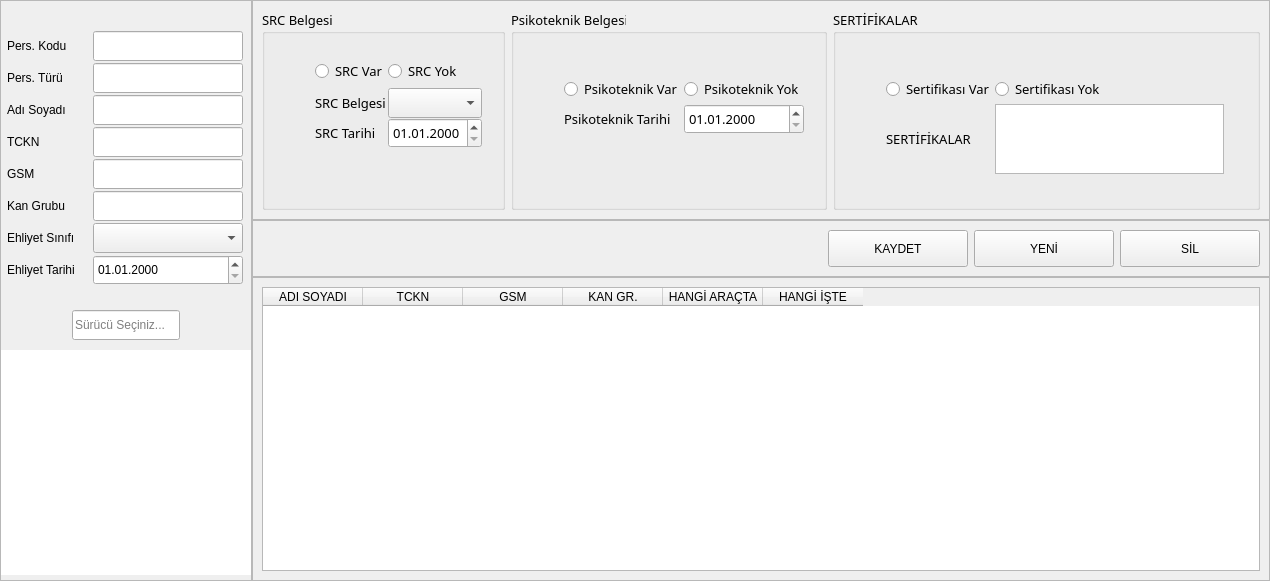
<?xml version="1.0" encoding="UTF-8"?>
<ui version="4.0">
 <class>main_form</class>
 <widget class="QWidget" name="main_form">
  <property name="geometry">
   <rect>
    <x>0</x>
    <y>0</y>
    <width>1270</width>
    <height>581</height>
   </rect>
  </property>
  <property name="windowTitle">
   <string>Form</string>
  </property>
  <layout class="QGridLayout" name="gridLayout_5">
   <property name="leftMargin">
    <number>0</number>
   </property>
   <property name="topMargin">
    <number>0</number>
   </property>
   <property name="rightMargin">
    <number>0</number>
   </property>
   <property name="bottomMargin">
    <number>0</number>
   </property>
   <property name="spacing">
    <number>0</number>
   </property>
   <item row="0" column="0" rowspan="3">
    <widget class="QFrame" name="top_frame">
     <property name="frameShape">
      <enum>QFrame::Shape::StyledPanel</enum>
     </property>
     <property name="frameShadow">
      <enum>QFrame::Shadow::Raised</enum>
     </property>
     <layout class="QGridLayout" name="gridLayout_7" columnstretch="0">
      <property name="leftMargin">
       <number>0</number>
      </property>
      <property name="topMargin">
       <number>30</number>
      </property>
      <property name="rightMargin">
       <number>0</number>
      </property>
      <property name="bottomMargin">
       <number>0</number>
      </property>
      <property name="spacing">
       <number>0</number>
      </property>
      <item row="0" column="0">
       <layout class="QFormLayout" name="formLayout"/>
      </item>
      <item row="1" column="0">
       <layout class="QGridLayout" name="gridLayout_6">
        <property name="verticalSpacing">
         <number>2</number>
        </property>
        <item row="7" column="1">
         <widget class="QDateEdit" name="date_ehliyet_tarihi">
          <property name="minimumSize">
           <size>
            <width>150</width>
            <height>30</height>
           </size>
          </property>
          <property name="maximumSize">
           <size>
            <width>150</width>
            <height>30</height>
           </size>
          </property>
          <property name="displayFormat">
           <string>dd.MM.yyyy</string>
          </property>
         </widget>
        </item>
        <item row="0" column="0">
         <widget class="QLabel" name="lbl_personel_kodu">
          <property name="minimumSize">
           <size>
            <width>80</width>
            <height>30</height>
           </size>
          </property>
          <property name="maximumSize">
           <size>
            <width>80</width>
            <height>30</height>
           </size>
          </property>
          <property name="text">
           <string>Pers. Kodu</string>
          </property>
         </widget>
        </item>
        <item row="6" column="0">
         <widget class="QLabel" name="label_4">
          <property name="minimumSize">
           <size>
            <width>80</width>
            <height>30</height>
           </size>
          </property>
          <property name="maximumSize">
           <size>
            <width>80</width>
            <height>30</height>
           </size>
          </property>
          <property name="text">
           <string>Ehliyet Sınıfı</string>
          </property>
         </widget>
        </item>
        <item row="3" column="0">
         <widget class="QLabel" name="label_6">
          <property name="minimumSize">
           <size>
            <width>80</width>
            <height>30</height>
           </size>
          </property>
          <property name="maximumSize">
           <size>
            <width>80</width>
            <height>30</height>
           </size>
          </property>
          <property name="text">
           <string>TCKN</string>
          </property>
         </widget>
        </item>
        <item row="5" column="0">
         <widget class="QLabel" name="label_9">
          <property name="minimumSize">
           <size>
            <width>80</width>
            <height>30</height>
           </size>
          </property>
          <property name="maximumSize">
           <size>
            <width>80</width>
            <height>30</height>
           </size>
          </property>
          <property name="text">
           <string>Kan Grubu</string>
          </property>
         </widget>
        </item>
        <item row="1" column="0">
         <widget class="QLabel" name="lbl_personel_turu">
          <property name="minimumSize">
           <size>
            <width>80</width>
            <height>30</height>
           </size>
          </property>
          <property name="maximumSize">
           <size>
            <width>80</width>
            <height>30</height>
           </size>
          </property>
          <property name="text">
           <string>Pers. Türü</string>
          </property>
         </widget>
        </item>
        <item row="5" column="1">
         <widget class="QLineEdit" name="txt_kan_grubu">
          <property name="sizePolicy">
           <sizepolicy hsizetype="Fixed" vsizetype="Fixed">
            <horstretch>0</horstretch>
            <verstretch>0</verstretch>
           </sizepolicy>
          </property>
          <property name="minimumSize">
           <size>
            <width>150</width>
            <height>30</height>
           </size>
          </property>
          <property name="maximumSize">
           <size>
            <width>150</width>
            <height>30</height>
           </size>
          </property>
          <property name="focusPolicy">
           <enum>Qt::FocusPolicy::NoFocus</enum>
          </property>
         </widget>
        </item>
        <item row="4" column="0">
         <widget class="QLabel" name="label_7">
          <property name="minimumSize">
           <size>
            <width>80</width>
            <height>30</height>
           </size>
          </property>
          <property name="maximumSize">
           <size>
            <width>80</width>
            <height>30</height>
           </size>
          </property>
          <property name="text">
           <string>GSM</string>
          </property>
         </widget>
        </item>
        <item row="4" column="1">
         <widget class="QLineEdit" name="txt_gsm">
          <property name="sizePolicy">
           <sizepolicy hsizetype="Fixed" vsizetype="Fixed">
            <horstretch>0</horstretch>
            <verstretch>0</verstretch>
           </sizepolicy>
          </property>
          <property name="minimumSize">
           <size>
            <width>150</width>
            <height>30</height>
           </size>
          </property>
          <property name="maximumSize">
           <size>
            <width>150</width>
            <height>30</height>
           </size>
          </property>
          <property name="focusPolicy">
           <enum>Qt::FocusPolicy::NoFocus</enum>
          </property>
         </widget>
        </item>
        <item row="2" column="1">
         <widget class="QLineEdit" name="txt_ad_soyad">
          <property name="sizePolicy">
           <sizepolicy hsizetype="Fixed" vsizetype="Fixed">
            <horstretch>0</horstretch>
            <verstretch>0</verstretch>
           </sizepolicy>
          </property>
          <property name="minimumSize">
           <size>
            <width>150</width>
            <height>30</height>
           </size>
          </property>
          <property name="maximumSize">
           <size>
            <width>150</width>
            <height>30</height>
           </size>
          </property>
          <property name="focusPolicy">
           <enum>Qt::FocusPolicy::NoFocus</enum>
          </property>
         </widget>
        </item>
        <item row="7" column="0">
         <widget class="QLabel" name="label_5">
          <property name="minimumSize">
           <size>
            <width>80</width>
            <height>30</height>
           </size>
          </property>
          <property name="maximumSize">
           <size>
            <width>80</width>
            <height>30</height>
           </size>
          </property>
          <property name="text">
           <string>Ehliyet Tarihi</string>
          </property>
         </widget>
        </item>
        <item row="6" column="1">
         <widget class="QComboBox" name="cmb_ehliyet_sinifi">
          <property name="sizePolicy">
           <sizepolicy hsizetype="Fixed" vsizetype="Fixed">
            <horstretch>0</horstretch>
            <verstretch>0</verstretch>
           </sizepolicy>
          </property>
          <property name="minimumSize">
           <size>
            <width>150</width>
            <height>30</height>
           </size>
          </property>
          <property name="maximumSize">
           <size>
            <width>150</width>
            <height>30</height>
           </size>
          </property>
         </widget>
        </item>
        <item row="2" column="0">
         <widget class="QLabel" name="label_3">
          <property name="minimumSize">
           <size>
            <width>80</width>
            <height>30</height>
           </size>
          </property>
          <property name="maximumSize">
           <size>
            <width>80</width>
            <height>30</height>
           </size>
          </property>
          <property name="text">
           <string>Adı Soyadı</string>
          </property>
         </widget>
        </item>
        <item row="0" column="1">
         <widget class="QLineEdit" name="txt_personel_kodu">
          <property name="sizePolicy">
           <sizepolicy hsizetype="Fixed" vsizetype="Fixed">
            <horstretch>0</horstretch>
            <verstretch>0</verstretch>
           </sizepolicy>
          </property>
          <property name="minimumSize">
           <size>
            <width>150</width>
            <height>30</height>
           </size>
          </property>
          <property name="maximumSize">
           <size>
            <width>150</width>
            <height>30</height>
           </size>
          </property>
          <property name="focusPolicy">
           <enum>Qt::FocusPolicy::NoFocus</enum>
          </property>
         </widget>
        </item>
        <item row="1" column="1">
         <widget class="QLineEdit" name="txt_personel_turu">
          <property name="sizePolicy">
           <sizepolicy hsizetype="Fixed" vsizetype="Fixed">
            <horstretch>0</horstretch>
            <verstretch>0</verstretch>
           </sizepolicy>
          </property>
          <property name="minimumSize">
           <size>
            <width>150</width>
            <height>30</height>
           </size>
          </property>
          <property name="maximumSize">
           <size>
            <width>150</width>
            <height>30</height>
           </size>
          </property>
          <property name="focusPolicy">
           <enum>Qt::FocusPolicy::NoFocus</enum>
          </property>
         </widget>
        </item>
        <item row="3" column="1">
         <widget class="QLineEdit" name="txt_tckn">
          <property name="sizePolicy">
           <sizepolicy hsizetype="Fixed" vsizetype="Fixed">
            <horstretch>0</horstretch>
            <verstretch>0</verstretch>
           </sizepolicy>
          </property>
          <property name="minimumSize">
           <size>
            <width>150</width>
            <height>30</height>
           </size>
          </property>
          <property name="maximumSize">
           <size>
            <width>150</width>
            <height>30</height>
           </size>
          </property>
          <property name="focusPolicy">
           <enum>Qt::FocusPolicy::NoFocus</enum>
          </property>
         </widget>
        </item>
        <item row="8" column="0">
         <spacer name="verticalSpacer_4">
          <property name="orientation">
           <enum>Qt::Orientation::Vertical</enum>
          </property>
          <property name="sizeType">
           <enum>QSizePolicy::Policy::Fixed</enum>
          </property>
          <property name="sizeHint" stdset="0">
           <size>
            <width>20</width>
            <height>20</height>
           </size>
          </property>
         </spacer>
        </item>
       </layout>
      </item>
      <item row="2" column="0">
       <layout class="QVBoxLayout" name="verticalLayout">
        <property name="spacing">
         <number>0</number>
        </property>
        <property name="topMargin">
         <number>5</number>
        </property>
        <property name="bottomMargin">
         <number>5</number>
        </property>
        <item alignment="Qt::AlignmentFlag::AlignHCenter">
         <widget class="QLineEdit" name="txt_ara">
          <property name="sizePolicy">
           <sizepolicy hsizetype="Preferred" vsizetype="Preferred">
            <horstretch>0</horstretch>
            <verstretch>0</verstretch>
           </sizepolicy>
          </property>
          <property name="minimumSize">
           <size>
            <width>0</width>
            <height>30</height>
           </size>
          </property>
          <property name="maximumSize">
           <size>
            <width>140</width>
            <height>30</height>
           </size>
          </property>
          <property name="placeholderText">
           <string>Sürücü Seçiniz...</string>
          </property>
         </widget>
        </item>
        <item>
         <spacer name="verticalSpacer_5">
          <property name="orientation">
           <enum>Qt::Orientation::Vertical</enum>
          </property>
          <property name="sizeType">
           <enum>QSizePolicy::Policy::Fixed</enum>
          </property>
          <property name="sizeHint" stdset="0">
           <size>
            <width>20</width>
            <height>10</height>
           </size>
          </property>
         </spacer>
        </item>
        <item>
         <widget class="QListWidget" name="list_suruculer">
          <property name="minimumSize">
           <size>
            <width>250</width>
            <height>0</height>
           </size>
          </property>
          <property name="maximumSize">
           <size>
            <width>280</width>
            <height>16777215</height>
           </size>
          </property>
          <property name="focusPolicy">
           <enum>Qt::FocusPolicy::NoFocus</enum>
          </property>
          <property name="frameShape">
           <enum>QFrame::Shape::NoFrame</enum>
          </property>
          <property name="frameShadow">
           <enum>QFrame::Shadow::Raised</enum>
          </property>
          <property name="viewMode">
           <enum>QListView::ViewMode::ListMode</enum>
          </property>
         </widget>
        </item>
       </layout>
      </item>
     </layout>
    </widget>
   </item>
   <item row="2" column="1">
    <widget class="QFrame" name="bottom_frame">
     <property name="frameShape">
      <enum>QFrame::Shape::StyledPanel</enum>
     </property>
     <property name="frameShadow">
      <enum>QFrame::Shadow::Raised</enum>
     </property>
     <layout class="QGridLayout" name="gridLayout_4">
      <item row="0" column="0">
       <widget class="QTableWidget" name="tableWidget">
        <property name="focusPolicy">
         <enum>Qt::FocusPolicy::NoFocus</enum>
        </property>
        <property name="frameShadow">
         <enum>QFrame::Shadow::Raised</enum>
        </property>
        <column>
         <property name="text">
          <string>ADI SOYADI</string>
         </property>
        </column>
        <column>
         <property name="text">
          <string>TCKN</string>
         </property>
        </column>
        <column>
         <property name="text">
          <string>GSM</string>
         </property>
        </column>
        <column>
         <property name="text">
          <string>KAN GR.</string>
         </property>
        </column>
        <column>
         <property name="text">
          <string>HANGİ ARAÇTA</string>
         </property>
        </column>
        <column>
         <property name="text">
          <string>HANGİ İŞTE</string>
         </property>
        </column>
       </widget>
      </item>
     </layout>
    </widget>
   </item>
   <item row="0" column="1" alignment="Qt::AlignmentFlag::AlignTop">
    <widget class="QFrame" name="middle_n_frame">
     <property name="frameShape">
      <enum>QFrame::Shape::StyledPanel</enum>
     </property>
     <property name="frameShadow">
      <enum>QFrame::Shadow::Raised</enum>
     </property>
     <layout class="QHBoxLayout" name="horizontalLayout">
      <item>
       <widget class="QGroupBox" name="grp_src">
        <property name="minimumSize">
         <size>
          <width>0</width>
          <height>200</height>
         </size>
        </property>
        <property name="maximumSize">
         <size>
          <width>16777215</width>
          <height>200</height>
         </size>
        </property>
        <property name="font">
         <font>
          <family>Century Gothic</family>
          <pointsize>10</pointsize>
          <bold>false</bold>
         </font>
        </property>
        <property name="title">
         <string>SRC Belgesi</string>
        </property>
        <layout class="QGridLayout" name="gridLayout" rowstretch="34,0,0,0" rowminimumheight="34,0,0,0">
         <property name="leftMargin">
          <number>50</number>
         </property>
         <property name="topMargin">
          <number>20</number>
         </property>
         <property name="rightMargin">
          <number>20</number>
         </property>
         <property name="bottomMargin">
          <number>20</number>
         </property>
         <property name="spacing">
          <number>0</number>
         </property>
         <item row="1" column="1">
          <widget class="QComboBox" name="cmb_src">
           <property name="minimumSize">
            <size>
             <width>0</width>
             <height>30</height>
            </size>
           </property>
           <property name="maximumSize">
            <size>
             <width>16777215</width>
             <height>30</height>
            </size>
           </property>
           <property name="focusPolicy">
            <enum>Qt::FocusPolicy::NoFocus</enum>
           </property>
          </widget>
         </item>
         <item row="2" column="0">
          <widget class="QLabel" name="lbl_src_tarihi">
           <property name="minimumSize">
            <size>
             <width>0</width>
             <height>30</height>
            </size>
           </property>
           <property name="maximumSize">
            <size>
             <width>16777215</width>
             <height>30</height>
            </size>
           </property>
           <property name="text">
            <string>SRC Tarihi</string>
           </property>
          </widget>
         </item>
         <item row="1" column="2">
          <spacer name="horizontalSpacer_2">
           <property name="orientation">
            <enum>Qt::Orientation::Horizontal</enum>
           </property>
           <property name="sizeHint" stdset="0">
            <size>
             <width>40</width>
             <height>20</height>
            </size>
           </property>
          </spacer>
         </item>
         <item row="0" column="0">
          <widget class="QRadioButton" name="radio_src_var">
           <property name="minimumSize">
            <size>
             <width>0</width>
             <height>30</height>
            </size>
           </property>
           <property name="maximumSize">
            <size>
             <width>16777215</width>
             <height>30</height>
            </size>
           </property>
           <property name="font">
            <font>
             <family>Century Gothic</family>
             <pointsize>10</pointsize>
             <bold>false</bold>
            </font>
           </property>
           <property name="focusPolicy">
            <enum>Qt::FocusPolicy::NoFocus</enum>
           </property>
           <property name="text">
            <string>SRC Var</string>
           </property>
           <property name="checkable">
            <bool>true</bool>
           </property>
           <property name="checked">
            <bool>false</bool>
           </property>
          </widget>
         </item>
         <item row="0" column="1">
          <widget class="QRadioButton" name="radio_src_yok">
           <property name="minimumSize">
            <size>
             <width>0</width>
             <height>30</height>
            </size>
           </property>
           <property name="maximumSize">
            <size>
             <width>16777215</width>
             <height>30</height>
            </size>
           </property>
           <property name="focusPolicy">
            <enum>Qt::FocusPolicy::NoFocus</enum>
           </property>
           <property name="text">
            <string>SRC Yok</string>
           </property>
          </widget>
         </item>
         <item row="1" column="0">
          <widget class="QLabel" name="lbl_src">
           <property name="minimumSize">
            <size>
             <width>0</width>
             <height>30</height>
            </size>
           </property>
           <property name="maximumSize">
            <size>
             <width>16777215</width>
             <height>30</height>
            </size>
           </property>
           <property name="text">
            <string>SRC Belgesi</string>
           </property>
          </widget>
         </item>
         <item row="2" column="1">
          <widget class="QDateEdit" name="date_src_tarihi">
           <property name="minimumSize">
            <size>
             <width>0</width>
             <height>30</height>
            </size>
           </property>
           <property name="maximumSize">
            <size>
             <width>16777215</width>
             <height>30</height>
            </size>
           </property>
           <property name="focusPolicy">
            <enum>Qt::FocusPolicy::NoFocus</enum>
           </property>
           <property name="displayFormat">
            <string>dd.MM.yyyy</string>
           </property>
          </widget>
         </item>
         <item row="3" column="0">
          <spacer name="verticalSpacer">
           <property name="orientation">
            <enum>Qt::Orientation::Vertical</enum>
           </property>
           <property name="sizeHint" stdset="0">
            <size>
             <width>20</width>
             <height>40</height>
            </size>
           </property>
          </spacer>
         </item>
        </layout>
       </widget>
      </item>
      <item>
       <widget class="QGroupBox" name="grp_psikoteknik">
        <property name="sizePolicy">
         <sizepolicy hsizetype="Preferred" vsizetype="Preferred">
          <horstretch>0</horstretch>
          <verstretch>0</verstretch>
         </sizepolicy>
        </property>
        <property name="minimumSize">
         <size>
          <width>0</width>
          <height>200</height>
         </size>
        </property>
        <property name="maximumSize">
         <size>
          <width>16777215</width>
          <height>200</height>
         </size>
        </property>
        <property name="font">
         <font>
          <family>Century Gothic</family>
          <pointsize>10</pointsize>
          <bold>false</bold>
         </font>
        </property>
        <property name="title">
         <string>Psikoteknik Belgesi</string>
        </property>
        <layout class="QGridLayout" name="gridLayout_2" rowstretch="50,50,0">
         <property name="leftMargin">
          <number>50</number>
         </property>
         <property name="topMargin">
          <number>40</number>
         </property>
         <property name="rightMargin">
          <number>20</number>
         </property>
         <property name="bottomMargin">
          <number>20</number>
         </property>
         <property name="spacing">
          <number>0</number>
         </property>
         <item row="0" column="1">
          <widget class="QRadioButton" name="radio_psikoteknik_yok">
           <property name="minimumSize">
            <size>
             <width>0</width>
             <height>30</height>
            </size>
           </property>
           <property name="maximumSize">
            <size>
             <width>16777215</width>
             <height>30</height>
            </size>
           </property>
           <property name="focusPolicy">
            <enum>Qt::FocusPolicy::NoFocus</enum>
           </property>
           <property name="text">
            <string>Psikoteknik Yok</string>
           </property>
          </widget>
         </item>
         <item row="0" column="0">
          <widget class="QRadioButton" name="radio_psikoteknik_var">
           <property name="minimumSize">
            <size>
             <width>0</width>
             <height>30</height>
            </size>
           </property>
           <property name="maximumSize">
            <size>
             <width>16777215</width>
             <height>30</height>
            </size>
           </property>
           <property name="focusPolicy">
            <enum>Qt::FocusPolicy::NoFocus</enum>
           </property>
           <property name="text">
            <string>Psikoteknik Var</string>
           </property>
          </widget>
         </item>
         <item row="1" column="0">
          <widget class="QLabel" name="lbl_psikoteknik_tarihi">
           <property name="minimumSize">
            <size>
             <width>0</width>
             <height>30</height>
            </size>
           </property>
           <property name="maximumSize">
            <size>
             <width>16777215</width>
             <height>30</height>
            </size>
           </property>
           <property name="text">
            <string>Psikoteknik Tarihi</string>
           </property>
          </widget>
         </item>
         <item row="1" column="1">
          <widget class="QDateEdit" name="date_psikoteknik_tarihi">
           <property name="minimumSize">
            <size>
             <width>0</width>
             <height>30</height>
            </size>
           </property>
           <property name="maximumSize">
            <size>
             <width>16777215</width>
             <height>30</height>
            </size>
           </property>
           <property name="focusPolicy">
            <enum>Qt::FocusPolicy::NoFocus</enum>
           </property>
           <property name="displayFormat">
            <string>dd.MM.yyyy</string>
           </property>
          </widget>
         </item>
         <item row="1" column="2">
          <spacer name="horizontalSpacer_3">
           <property name="orientation">
            <enum>Qt::Orientation::Horizontal</enum>
           </property>
           <property name="sizeHint" stdset="0">
            <size>
             <width>40</width>
             <height>20</height>
            </size>
           </property>
          </spacer>
         </item>
         <item row="2" column="0">
          <spacer name="verticalSpacer_2">
           <property name="orientation">
            <enum>Qt::Orientation::Vertical</enum>
           </property>
           <property name="sizeHint" stdset="0">
            <size>
             <width>20</width>
             <height>40</height>
            </size>
           </property>
          </spacer>
         </item>
        </layout>
       </widget>
      </item>
      <item>
       <widget class="QGroupBox" name="grp_sertifika">
        <property name="minimumSize">
         <size>
          <width>0</width>
          <height>200</height>
         </size>
        </property>
        <property name="maximumSize">
         <size>
          <width>16777215</width>
          <height>200</height>
         </size>
        </property>
        <property name="font">
         <font>
          <family>Century Gothic</family>
          <pointsize>10</pointsize>
         </font>
        </property>
        <property name="title">
         <string>SERTİFİKALAR</string>
        </property>
        <layout class="QGridLayout" name="gridLayout_3" rowstretch="50,50,0">
         <property name="leftMargin">
          <number>50</number>
         </property>
         <property name="topMargin">
          <number>40</number>
         </property>
         <property name="rightMargin">
          <number>20</number>
         </property>
         <property name="bottomMargin">
          <number>20</number>
         </property>
         <property name="spacing">
          <number>0</number>
         </property>
         <item row="1" column="0">
          <widget class="QLabel" name="lbl_sertifikalar">
           <property name="minimumSize">
            <size>
             <width>0</width>
             <height>30</height>
            </size>
           </property>
           <property name="maximumSize">
            <size>
             <width>16777215</width>
             <height>30</height>
            </size>
           </property>
           <property name="text">
            <string>SERTİFİKALAR</string>
           </property>
          </widget>
         </item>
         <item row="0" column="0">
          <widget class="QRadioButton" name="radio_sertifika_var">
           <property name="minimumSize">
            <size>
             <width>0</width>
             <height>30</height>
            </size>
           </property>
           <property name="maximumSize">
            <size>
             <width>16777215</width>
             <height>30</height>
            </size>
           </property>
           <property name="focusPolicy">
            <enum>Qt::FocusPolicy::NoFocus</enum>
           </property>
           <property name="text">
            <string>Sertifikası Var</string>
           </property>
          </widget>
         </item>
         <item row="1" column="2">
          <spacer name="horizontalSpacer_4">
           <property name="orientation">
            <enum>Qt::Orientation::Horizontal</enum>
           </property>
           <property name="sizeHint" stdset="0">
            <size>
             <width>40</width>
             <height>20</height>
            </size>
           </property>
          </spacer>
         </item>
         <item row="0" column="1">
          <widget class="QRadioButton" name="radio_sertifika_yok">
           <property name="minimumSize">
            <size>
             <width>0</width>
             <height>30</height>
            </size>
           </property>
           <property name="maximumSize">
            <size>
             <width>16777215</width>
             <height>30</height>
            </size>
           </property>
           <property name="focusPolicy">
            <enum>Qt::FocusPolicy::NoFocus</enum>
           </property>
           <property name="text">
            <string>Sertifikası Yok</string>
           </property>
          </widget>
         </item>
         <item row="2" column="1">
          <spacer name="verticalSpacer_3">
           <property name="orientation">
            <enum>Qt::Orientation::Vertical</enum>
           </property>
           <property name="sizeType">
            <enum>QSizePolicy::Policy::Expanding</enum>
           </property>
           <property name="sizeHint" stdset="0">
            <size>
             <width>20</width>
             <height>80</height>
            </size>
           </property>
          </spacer>
         </item>
         <item row="1" column="1">
          <widget class="QPlainTextEdit" name="txt_sertifikalar">
           <property name="focusPolicy">
            <enum>Qt::FocusPolicy::NoFocus</enum>
           </property>
          </widget>
         </item>
        </layout>
       </widget>
      </item>
     </layout>
    </widget>
   </item>
   <item row="1" column="1">
    <widget class="QFrame" name="middle_s_frame">
     <property name="frameShape">
      <enum>QFrame::Shape::StyledPanel</enum>
     </property>
     <property name="frameShadow">
      <enum>QFrame::Shadow::Raised</enum>
     </property>
     <layout class="QHBoxLayout" name="horizontalLayout_2">
      <item>
       <spacer name="horizontalSpacer">
        <property name="orientation">
         <enum>Qt::Orientation::Horizontal</enum>
        </property>
        <property name="sizeHint" stdset="0">
         <size>
          <width>561</width>
          <height>20</height>
         </size>
        </property>
       </spacer>
      </item>
      <item>
       <widget class="QPushButton" name="btn_kaydet">
        <property name="sizePolicy">
         <sizepolicy hsizetype="Fixed" vsizetype="Fixed">
          <horstretch>0</horstretch>
          <verstretch>0</verstretch>
         </sizepolicy>
        </property>
        <property name="minimumSize">
         <size>
          <width>140</width>
          <height>37</height>
         </size>
        </property>
        <property name="maximumSize">
         <size>
          <width>140</width>
          <height>40</height>
         </size>
        </property>
        <property name="text">
         <string>KAYDET</string>
        </property>
       </widget>
      </item>
      <item>
       <widget class="QPushButton" name="btn_yeni">
        <property name="sizePolicy">
         <sizepolicy hsizetype="Fixed" vsizetype="Fixed">
          <horstretch>0</horstretch>
          <verstretch>0</verstretch>
         </sizepolicy>
        </property>
        <property name="minimumSize">
         <size>
          <width>140</width>
          <height>37</height>
         </size>
        </property>
        <property name="maximumSize">
         <size>
          <width>140</width>
          <height>40</height>
         </size>
        </property>
        <property name="text">
         <string>YENİ</string>
        </property>
       </widget>
      </item>
      <item>
       <widget class="QPushButton" name="btn_sil">
        <property name="sizePolicy">
         <sizepolicy hsizetype="Fixed" vsizetype="Fixed">
          <horstretch>0</horstretch>
          <verstretch>0</verstretch>
         </sizepolicy>
        </property>
        <property name="minimumSize">
         <size>
          <width>140</width>
          <height>37</height>
         </size>
        </property>
        <property name="maximumSize">
         <size>
          <width>140</width>
          <height>40</height>
         </size>
        </property>
        <property name="text">
         <string>SİL</string>
        </property>
       </widget>
      </item>
     </layout>
    </widget>
   </item>
  </layout>
 </widget>
 <tabstops>
  <tabstop>cmb_ehliyet_sinifi</tabstop>
  <tabstop>date_ehliyet_tarihi</tabstop>
  <tabstop>txt_ara</tabstop>
  <tabstop>btn_kaydet</tabstop>
  <tabstop>btn_yeni</tabstop>
  <tabstop>btn_sil</tabstop>
  <tabstop>list_suruculer</tabstop>
 </tabstops>
 <resources>
  <include location="../icons/context.qrc"/>
 </resources>
 <connections/>
</ui>
